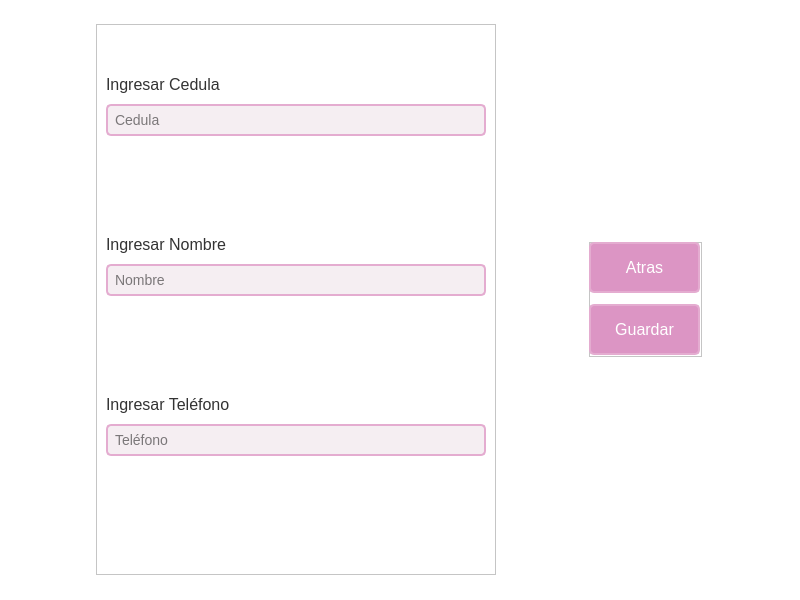
<?xml version="1.0" encoding="UTF-8"?>
<ui version="4.0">
 <class>CrearCliente</class>
 <widget class="QMainWindow" name="CrearCliente">
  <property name="geometry">
   <rect>
    <x>0</x>
    <y>0</y>
    <width>800</width>
    <height>600</height>
   </rect>
  </property>
  <property name="minimumSize">
   <size>
    <width>800</width>
    <height>600</height>
   </size>
  </property>
  <property name="maximumSize">
   <size>
    <width>800</width>
    <height>600</height>
   </size>
  </property>
  <property name="windowTitle">
   <string>Crear Cliente</string>
  </property>
  <property name="styleSheet">
   <string notr="true">background-color: rgb(255, 255, 255);</string>
  </property>
  <widget class="QWidget" name="centralwidget">
   <layout class="QHBoxLayout" name="horizontalLayout">
    <item>
     <widget class="QFrame" name="FrameFormulario">
      <property name="maximumSize">
       <size>
        <width>400</width>
        <height>551</height>
       </size>
      </property>
      <property name="styleSheet">
       <string notr="true">QLineEdit {
    border: 2px solid #e4acd0; /* Borde */
    border-radius: 5px;
    padding: 5px;
    background-color: #f5eef2; /* Fondo */ 
    font-family: Arial, sans-serif;
    font-size: 14px;
}
QLineEdit:hover {
	border: 2px solid rgb(255, 255, 255);
}
QLineEdit:focus {
    border: 2px solid #dc84bc; /* Borde al enfocar */
}

QLabel {
    background-color: transparent; /* Fondo transparente */
    color: #333333; /* Color del texto */
    font-family: Arial, sans-serif; /* Fuente del texto */
    font-size: 16px; /* Tamaño de la letra */
}</string>
      </property>
      <property name="frameShape">
       <enum>QFrame::StyledPanel</enum>
      </property>
      <property name="frameShadow">
       <enum>QFrame::Raised</enum>
      </property>
      <widget class="QLineEdit" name="IngresoCedula">
       <property name="geometry">
        <rect>
         <x>10</x>
         <y>80</y>
         <width>380</width>
         <height>32</height>
        </rect>
       </property>
       <property name="placeholderText">
        <string>Cedula</string>
       </property>
      </widget>
      <widget class="QLineEdit" name="IngresoNombre">
       <property name="geometry">
        <rect>
         <x>10</x>
         <y>240</y>
         <width>380</width>
         <height>32</height>
        </rect>
       </property>
       <property name="placeholderText">
        <string>Nombre</string>
       </property>
      </widget>
      <widget class="QLineEdit" name="IngresoTelefono">
       <property name="geometry">
        <rect>
         <x>10</x>
         <y>400</y>
         <width>380</width>
         <height>32</height>
        </rect>
       </property>
       <property name="placeholderText">
        <string>Teléfono</string>
       </property>
      </widget>
      <widget class="QLabel" name="label">
       <property name="geometry">
        <rect>
         <x>10</x>
         <y>50</y>
         <width>131</width>
         <height>21</height>
        </rect>
       </property>
       <property name="text">
        <string>Ingresar Cedula</string>
       </property>
      </widget>
      <widget class="QLabel" name="label_2">
       <property name="geometry">
        <rect>
         <x>10</x>
         <y>210</y>
         <width>131</width>
         <height>21</height>
        </rect>
       </property>
       <property name="text">
        <string>Ingresar Nombre</string>
       </property>
      </widget>
      <widget class="QLabel" name="label_3">
       <property name="geometry">
        <rect>
         <x>10</x>
         <y>370</y>
         <width>131</width>
         <height>21</height>
        </rect>
       </property>
       <property name="text">
        <string>Ingresar Teléfono</string>
       </property>
      </widget>
     </widget>
    </item>
    <item>
     <widget class="QFrame" name="FrameBotones">
      <property name="maximumSize">
       <size>
        <width>113</width>
        <height>115</height>
       </size>
      </property>
      <property name="styleSheet">
       <string notr="true">QPushButton {
    border: 2px solid #e4acd0;
    border-radius: 5px;
    padding: 8px 16px;
    background-color: #dc95c4; /* Fondo */
    color: #ffffff; /* Color del texto */
    font-family: Arial, sans-serif;
    font-size: 16px;
}

QPushButton:hover {
    background-color: #dc84bc; /* Fondo al pasar el cursor */
}

QPushButton:pressed {
    background-color: #d484b4; /* Fondo al presionar */
}</string>
      </property>
      <property name="frameShape">
       <enum>QFrame::StyledPanel</enum>
      </property>
      <property name="frameShadow">
       <enum>QFrame::Raised</enum>
      </property>
      <widget class="QPushButton" name="BotonAtras">
       <property name="geometry">
        <rect>
         <x>0</x>
         <y>0</y>
         <width>111</width>
         <height>51</height>
        </rect>
       </property>
       <property name="maximumSize">
        <size>
         <width>111</width>
         <height>51</height>
        </size>
       </property>
       <property name="text">
        <string>Atras</string>
       </property>
      </widget>
      <widget class="QPushButton" name="BotonGuardar">
       <property name="geometry">
        <rect>
         <x>0</x>
         <y>62</y>
         <width>111</width>
         <height>51</height>
        </rect>
       </property>
       <property name="maximumSize">
        <size>
         <width>111</width>
         <height>51</height>
        </size>
       </property>
       <property name="text">
        <string>Guardar</string>
       </property>
      </widget>
     </widget>
    </item>
   </layout>
  </widget>
 </widget>
 <resources/>
 <connections/>
</ui>
